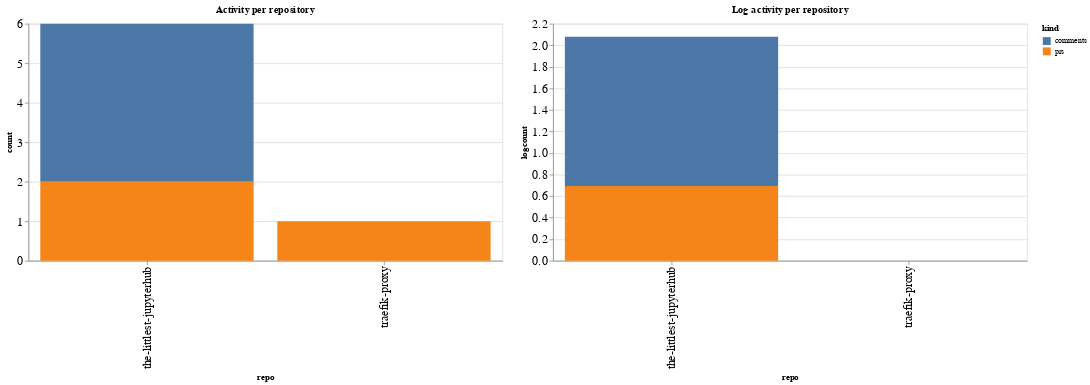

The notebook cell this image was saved under:
### Code cell
ch1 = alt.Chart(repo_summaries, width=600, title="Activity per repository").mark_bar().encode(
    x='repo',
    y='count',
    color='kind',
    tooltip="kind"
)

ch2 = alt.Chart(repo_summaries, width=600, title="Log activity per repository").mark_bar().encode(
    x='repo',
    y='logcount',
    color='kind',
    tooltip="kind"
)

ch1 | ch2

### Figure 1 — Vega-Lite specification as saved in the notebook (floating-point values rounded to 4 significant figures)
{"config": {"axisLeft": {"labelFontSize": 15}, "axisBottom": {"labelFontSize": 15}}, "hconcat": [{"mark": "bar", "encoding": {"color": {"type": "nominal", "field": "kind"}, "tooltip": {"type": "nominal", "field": "kind"}, "x": {"type": "nominal", "field": "repo"}, "y": {"type": "quantitative", "field": "count"}}, "title": "Activity per repository", "width": 600}, {"mark": "bar", "encoding": {"color": {"type": "nominal", "field": "kind"}, "tooltip": {"type": "nominal", "field": "kind"}, "x": {"type": "nominal", "field": "repo"}, "y": {"type": "quantitative", "field": "logcount"}}, "title": "Log activity per repository", "width": 600}], "data": {"name": "data-be7a9f532442e8b62fdad9d0ce87bc2c"}, "$schema": "https://vega.github.io/schema/vega-lite/v4.8.1.json", "datasets": {"data-be7a9f532442e8b62fdad9d0ce87bc2c": [{"repo": "the-littlest-jupyterhub", "kind": "comments", "count": 4, "logcount": 1.386}, {"repo": "the-littlest-jupyterhub", "kind": "prs", "count": 2, "logcount": 0.6931}, {"repo": "traefik-proxy", "kind": "prs", "count": 1, "logcount": 0.0}]}}
